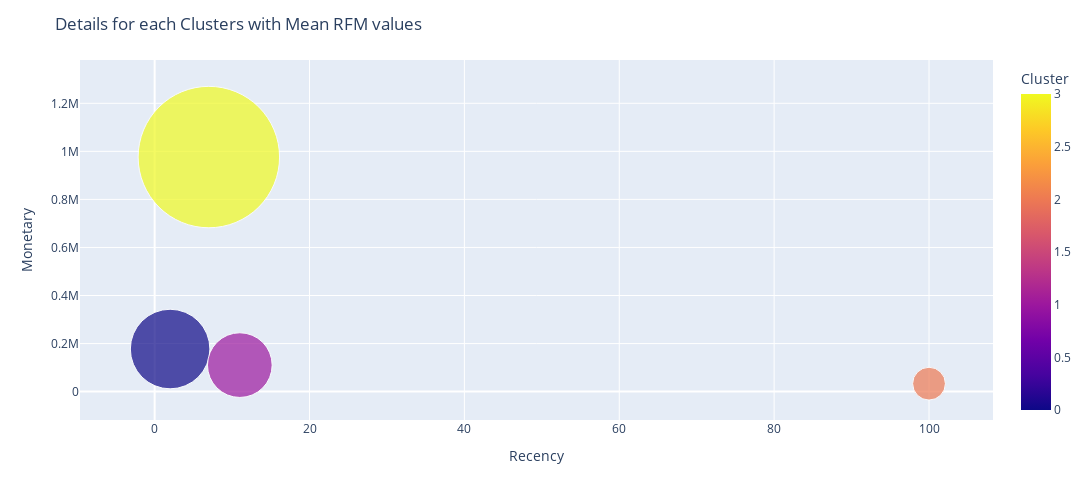

Notebook code for this chart:
### Code cell
fig = px.scatter(rfm_clusters, x = "Recency", y = "Monetary", size = "Frequency", color = "Cluster", hover_name = "Cluster", size_max = 100)  
fig.update_layout(height=500, width=1500)
fig.update_layout(
    title="Details for each Clusters with Mean RFM values",
    height=500,
    width=1500
)
fig.show()

### Figure 1 — Plotly figure (JSON) as saved in the notebook; plotly's stock layout.template omitted (floating-point values rounded to 4 significant figures)
{"data": [{"hovertemplate": "<b>%{hovertext}</b><br><br>Recency=%{x}<br>Monetary=%{y}<br>Frequency=%{marker.size}<br>Cluster=%{marker.color}<extra></extra>", "hovertext": [0, 1, 2, 3], "legendgroup": "", "marker": {"color": [0, 1, 2, 3], "coloraxis": "coloraxis", "size": [1513, 1000, 257, 4780], "sizemode": "area", "sizeref": 0.478, "symbol": "circle"}, "mode": "markers", "name": "", "orientation": "v", "showlegend": false, "type": "scatter", "x": [2, 11, 100, 7], "xaxis": "x", "y": [177209, 110327, 33095, 976250], "yaxis": "y"}], "layout": {"coloraxis": {"colorbar": {"title": {"text": "Cluster"}}, "colorscale": [[0, "#0d0887"], [0.1111, "#46039f"], [0.2222, "#7201a8"], [0.3333, "#9c179e"], [0.4444, "#bd3786"], [0.5556, "#d8576b"], [0.6667, "#ed7953"], [0.7778, "#fb9f3a"], [0.8889, "#fdca26"], [1, "#f0f921"]]}, "height": 500, "legend": {"itemsizing": "constant", "tracegroupgap": 0}, "margin": {"t": 60}, "title": {"text": "Details for each Clusters with Mean RFM values"}, "width": 1500, "xaxis": {"anchor": "y", "domain": [0, 1], "title": {"text": "Recency"}}, "yaxis": {"anchor": "x", "domain": [0, 1], "title": {"text": "Monetary"}}}}
